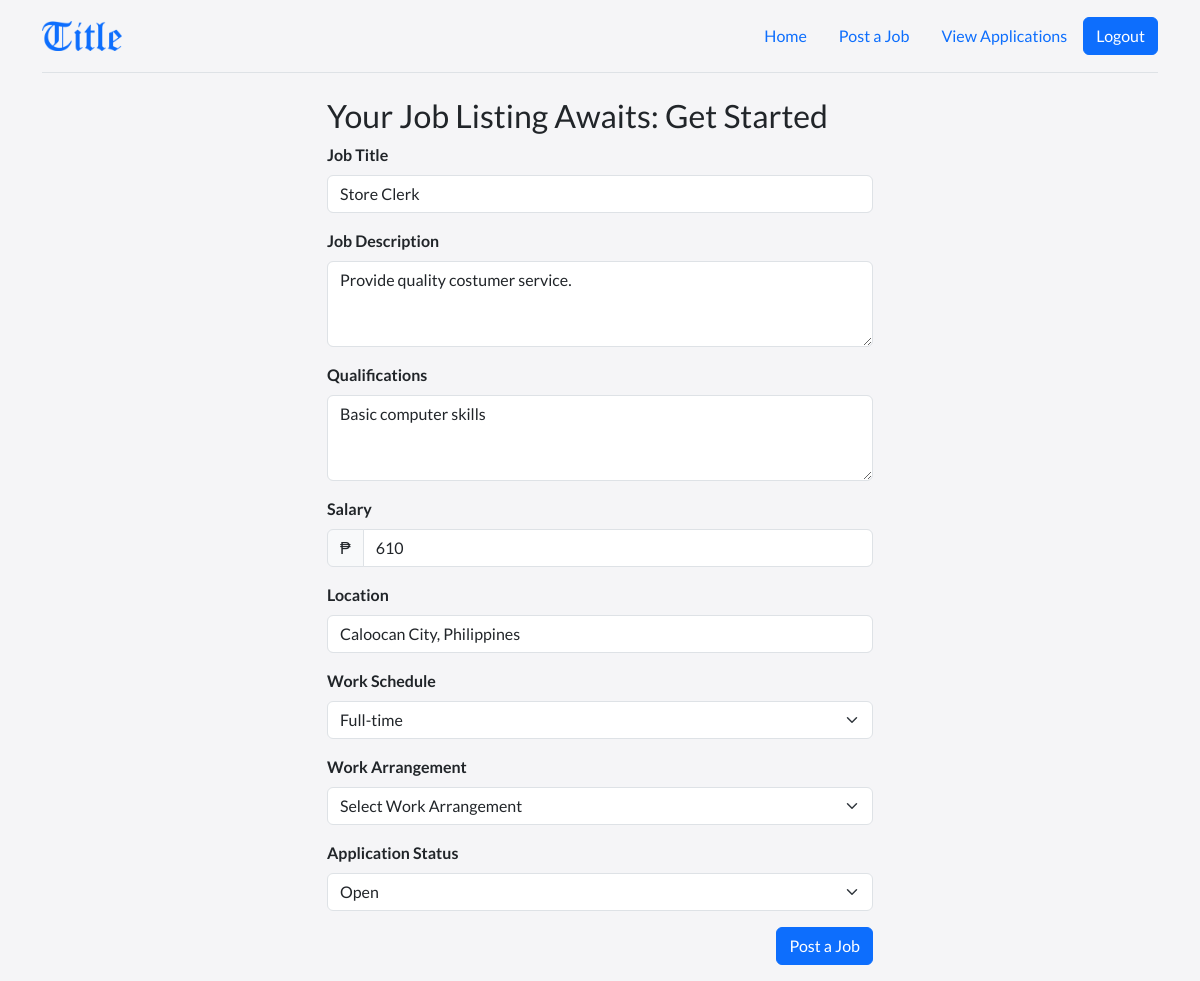
Screenshot of /title/e_update.php (signed in) with the database file from the repository.
### tables this page shows
CREATE TABLE `tbl_jobs` (
  `id` int(11) NOT NULL,
  `date` date NOT NULL,
  `eid` int(11) NOT NULL,
  `title` varchar(255) NOT NULL,
  `description` text NOT NULL,
  `qualifications` text NOT NULL,
  `salary` int(12) NOT NULL,
  `location` varchar(255) NOT NULL,
  `work_sched` varchar(100) NOT NULL,
  `work_arrangement` varchar(100) NOT NULL,
  `status` varchar(100) NOT NULL
);

### title/e_update.php (the view, shortened to what this page needs)
<?php
include 'connection.php';
$jobs_id = $_SESSION['eid'];
$query = "SELECT * FROM tbl_jobs WHERE id = $jobs_id";
$result = mysqli_query($conn, $query);
if ($result) {
    $jobData = mysqli_fetch_assoc($result);
    $title = $jobData['title'];
    $description = $jobData['description'];
    $qualifications = $jobData['qualifications'];
    $salary = $jobData['salary'];
    $location = $jobData['location'];
    $work_sched = $jobData['work_sched'];
    $status = $jobData['status'];
}
?>
<!DOCTYPE html>
<html lang="en" data-bs-theme="auto">
<head>
        <link rel="stylesheet" href="https://cdn.jsdelivr.net/npm/@docsearch/css@3">
        <link href="../title/assets/dist/css/bootstrap.min.css" rel="stylesheet">
</head>
<body>
    <main>
        <div class="container">
            <header class="d-flex flex-wrap align-items-center justify-content-center justify-content-md-between py-3 mb-4 border-bottom">
            <img class="bi me-2" src="../title/title-img/sec-logo.png" width="80" height="30" role="img" aria-label="Title"></img>
            <div class="d-flex justify-content-between align-items-center">
                <ul class="nav">
                    <li class="nav-item">
                        <a class="nav-link" href="e_home.php">Home</a>
                    </li>
                    <li class="nav-item">
                        <a class="nav-link active" aria-current="page" href="#">Post a Job</a>
                    </li>
                    <li class="nav-item">
                        <a class="nav-link" href="e_viewapplications.php">View Applications</a>
                    </li>
                </ul>
                <button class="btn btn-primary" onclick="window.location.href='logout.php'">Logout</button>
            </div>
            </header>
        </div>
    </main>
    <div class="container">
        <div class="row justify-content-md-center">
            <div class="col-md-6">
                <h2>Your Job Listing Awaits: Get Started</h2>
                <form id="form_jobs">
                    <div class="mb-3">
                        <label for="title" class="form-label"><strong>Job Title</strong></label>
                        <input type="text" class="form-control" name="title" id="title" placeholder="Enter the title of the posistion." value="<?php echo $title; ?>">
                    </div>
                    <div class="mb-3">
                        <label for="description" class="form-label"><strong>Job Description</strong></label>
                        <textarea class="form-control" name="description" id="description" rows="3" placeholder="Provide a brief description of the job responsibilities."><?php echo $description; ?></textarea>
                    </div>
                    <div class="mb-3">
                        <label for="qualifications" class="form-label"><strong>Qualifications</strong></label>
                        <textarea class="form-control" name="qualifications" id="qualifications" rows="3" placeholder="List the qualifications and skills required for the position (Educational Background, Professional Experience, Skills, etc.)."><?php echo $qualifications; ?></textarea>
                    </div>
                    <div class="mb-3">
                        <label for="salary" class="form-label"><strong>Salary</strong></label>
                        <div class="input-group mb-3">
                        <span class="input-group-text">₱</span>
                        <input type="text" class="form-control" name="salary" id="salary" placeholder="Indicate the salary for the position." value="<?php echo $salary; ?>">
                    </div>
                    <div class="mb-3">
                        <label for="location" class="form-label"><strong>Location</strong></label>
                        <input type="text" class="form-control" name="location" id="location" placeholder="Specify the location of the job (city, state)." value="<?php echo $location; ?>">
                    </div>
                    <div class="mb-3">
                        <label for="work_sched" class="form-label"><strong>Work Schedule</strong></label>
                        <select class="form-select" name="work_sched" id="work_sched">
                            <option value="Full-Time" <?php echo ($work_sched == 'Full-Time') ? 'selected' : ''; ?>>Full-time</option>
                        </select>
                    </div>
                    <div class="mb-3">
                        <label for="work_arrangement" class="form-label"><strong>Work Arrangement</strong></label>
                        <select class="form-select" name="work_arrangement" id="work_arrangement">
                            <option selected>Select Work Arrangement</option>
                    </select>
                    </div>
                    <div class="mb-3">
                        <label for="status" class="form-label"><strong>Application Status</strong></label>
                        <select class="form-select" name="status" id="status">
                            <option value="Open" <?php echo ($status == 'Open') ? 'selected' : ''; ?>>Open</option>
                        </select>
                    </div>
                    <div class="mb-3 text-end">
                        <button class="btn btn-primary" name="submitPost" id="submitPost" type="button">Post a Job</button>
                    </div>
                </form>
            </div>
        </div>
    </div>
</body>
</html>

### title/e_update.php (style rules this page uses)
body { background-color: #f5f5f7; font-family: 'Lato', sans-serif; font-weight: 400; }
.bi { vertical-align: -.125em; fill: currentColor; }

### rows the page displays
tbl_jobs: title "Store Clerk", description "Provide quality costumer service.", qualifications "Basic computer skills", salary "610", location "Caloocan City, Philippines", work_sched "Full-time", status "Open"
